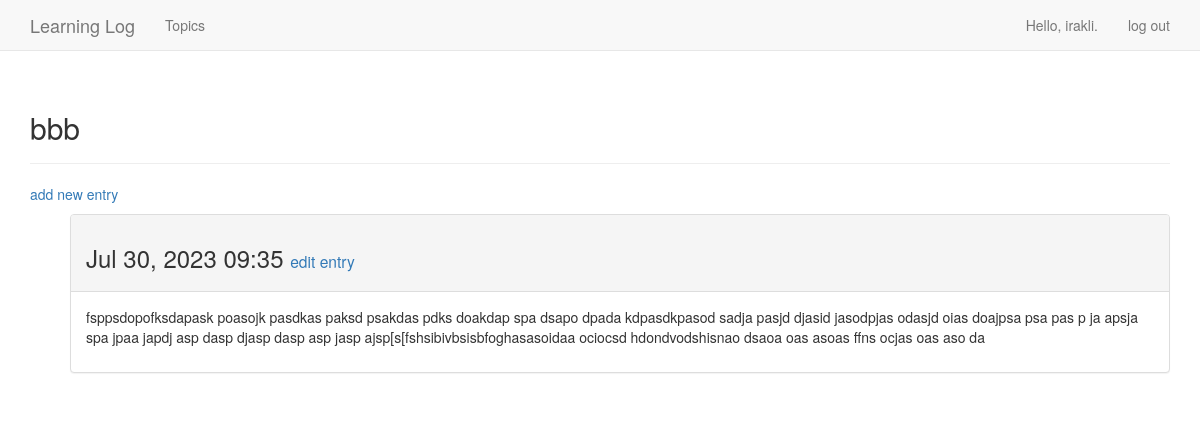
Page /topics/6/ (signed in) on the committed database.
### learning_logs/models.py (models this page shows, shortened)
class Topic(models.Model):
  text = models.CharField(max_length=200)
  date_added = models.DateTimeField(auto_now_add=True)
  owner = models.ForeignKey(User, models.DO_NOTHING)
  def __str__(self):
    return self.text

class Entry(models.Model):
  topic = models.ForeignKey(Topic, models.DO_NOTHING)
  text = models.TextField()
  date_added = models.DateTimeField(auto_now_add=True)
  class Meta:
    verbose_name_plural = 'entries'

### learning_logs/views.py (the view)
# urls.py: re_path(r'^topics/(?P<topic_id>\d+)/$', views.topic, name='topic'),
@login_required
def topic(request, topic_id):
  topic = Topic.objects.get(id=topic_id)
  if topic.owner != request.user:
    raise Http404
  entries = topic.entry_set.order_by('-date_added')
  context = {'topic': topic, 'entries': entries}
  return render(request, 'learning_logs/topic.html', context)

### learning_logs/templates/learning_logs/topic.html (shortened to what this page needs)
{% extends 'learning_logs/base.html' %}
{% block header %}
  <h2>{{ topic }}</h2>
{% endblock header %}
{% block content %}
  <p>
    <a href="{% url 'learning_logs:new_entry' topic.id %}">add new entry</a>
  </p>
  <ul>
  {% for entry in entries %}
    <div class="panel panel-default">
      <div class="panel-heading">
        <h3>
          {{ entry.date_added|date:'M d, Y H:i' }}
          <small>
            <a href="{% url 'learning_logs:edit_entry' entry.id %}">
              edit entry</a>
          </small>
        </h3>
      </div>
      <div class="panel-body">
        {{ entry.text|linebreaks }}
      </div>
    </div> <!-- panel -- >
  {% empty %}
      There are no entries for this topic yet.
  {% endfor %}
{% endblock content %}

### learning_logs/templates/learning_logs/base.html (shortened to what this page needs)
{% load bootstrap3 %}
<!DOCTYPE html>
<html lang='en'>
  <head>
    {% bootstrap_css %}
  </head>
  <body>
    <nav class="navbar navbar-default navbar-static-top">
      <div class="container">
        <div class="navbar-header">
          <a class="navbar-brand" href="{% url 'learning_logs:index' %}">
          Learning Log</a>
        </div>
        <div id="navbar" class="navbar-collapse collapse">
          <ul class="nav navbar-nav">
            <li><a href="{% url 'learning_logs:topics' %}">Topics</a></li>
          </ul>
          <ul class="nav navbar-nav navbar-right">
            {% if user.is_authenticated %}
              <li><a>Hello, {{ user.username }}.</a></li>
              <li><a href="{% url 'users:logout' %}">log out</a></li>
            {% else %}
              <li><a href="{% url 'users:register' %}">register</a></li>
              <li><a href="{% url 'users:login' %}">log in</a></li>
            {% endif %}
          </ul>
        </div>
      </div>
    </nav>
    <div class="container">
      <div class="page-header">
        {% block header %}{% endblock header %}
      </div>
      <div>
        {% block content %}{% endblock content %}
  </body>
</html>

### rows in the picture
Topic: text "bbb"
Entry: date_added "Jul 30, 2023 09:35", text "fsppsdopofksdapask poasojk pasdkas paksd psakdas pdks doakdap spa dsapo dpada kdpasdkpasod sadja pasjd djasid jasodpjas odasjd oias doajpsa psa pas p ja apsja spa jpaa japdj asp dasp djasp dasp asp jasp ajsp[s[fshsibivbsisbfoghasasoidaa ociocsd hdondvodshisnao dsaoa oas asoas ffns ocjas oas aso da"

### other values in the picture
{{ user.username }} "irakli"
